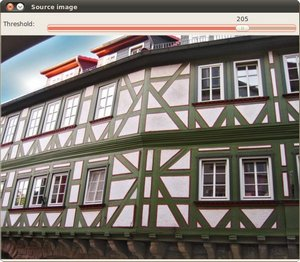
//> input picture house.jpg, 300 x 262 px
$ ./harrisDetector   (built with g++ and OpenCV 4)
//> lines starting //> are read from the running program, lines starting //| are printed output that depends on the picture
#include <iostream>
#include <opencv2/highgui.hpp>
#include <opencv2/imgproc.hpp>
using namespace cv;
using namespace std;
Mat src, src_gray;
int thresh = 128;
int max_thresh = 255;
const char* source_window = "Source image";
const char* corners_window = "Corners detected";
void cornerHarris_self(Mat dst, int k)
{
    Mat abs_grad_x, abs_grad_y, x2y2, xy, mtrace;
    Mat x2_derivative, y2_derivative, xy_derivative, x2g_derivative, y2g_derivative, xyg_derivative;
    int scale = 1;
    int delta = 0;
    //Step one
     //to calculate x and y derivative of image we use Sobel function
     //Sobel( srcimage, dstimage, depthofimage -1 means same as input, xorder 1,yorder 0,kernelsize 3, BORDER_DEFAULT);
    Sobel(src_gray, abs_grad_x, CV_32FC1, 1, 0, 3, BORDER_DEFAULT);
    Sobel(src_gray, abs_grad_y, CV_32FC1, 0, 1, 3, BORDER_DEFAULT);

    //calculating other three images in M
    pow(abs_grad_x, 2.0, x2_derivative);
    pow(abs_grad_y, 2.0, y2_derivative);
    multiply(abs_grad_x, abs_grad_y, xy_derivative);

    //step three apply gaussain
    GaussianBlur(x2_derivative, x2g_derivative, Size(7, 7), 2.0, 0.0, BORDER_DEFAULT);
    GaussianBlur(y2_derivative, y2g_derivative, Size(7, 7), 0.0, 2.0, BORDER_DEFAULT);
    GaussianBlur(xy_derivative, xyg_derivative, Size(7, 7), 2.0, 2.0, BORDER_DEFAULT);

    //forth step calculating R with k=0.04
    multiply(x2g_derivative, y2g_derivative, x2y2);
    multiply(xyg_derivative, xyg_derivative, xy);
    pow((x2g_derivative + y2g_derivative), 2.0, mtrace);
    dst = (x2y2 - xy) - k * mtrace;
}
void cornerHarris_demo(int, void*)
{
    double k = 0.04;
    Mat dst = Mat::zeros(src.size(), CV_32FC1);
    cornerHarris_self(dst, k);
    Mat dst_norm, dst_norm_scaled;
    normalize(dst, dst_norm, 0, 255, NORM_MINMAX, CV_32FC1, Mat());
    convertScaleAbs(dst_norm, dst_norm_scaled);
    for (int i = 0; i < dst_norm.rows; i++)
    {
        for (int j = 0; j < dst_norm.cols; j++)
        {
            if ((int)dst_norm.at<float>(i, j) > thresh)
            {
                circle(dst_norm_scaled, Point(j, i), 2, Scalar(255,255,255), 1, 8, 0);
            }
        }
    }
    namedWindow(corners_window);
    imshow(corners_window, dst_norm_scaled);
}
int main()
{
    src = imread("house.jpg");
//> src is the input picture: 262 rows x 300 cols, CV_8UC3; mean B, G, R 114.5, 120.4, 127.4
    if (src.empty())
    {
        cout << "Could not open or find the image!\n" << endl;
        return -1;
    }
    cvtColor(src, src_gray, COLOR_BGR2GRAY);
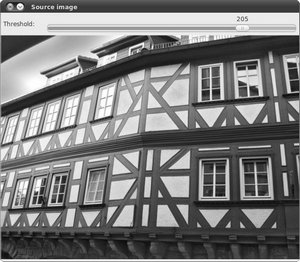
//> src_gray: 262 rows x 300 cols, CV_8UC1; min 4, max 255, mean 121.8
    namedWindow(source_window);
    createTrackbar("Threshold: ", source_window, &thresh, max_thresh, cornerHarris_demo);
    imshow(source_window, src);
    cornerHarris_demo(0, 0);
//> in cornerHarris_self, `Sobel(src_gray, abs_grad_x, CV_32FC1, 1, 0, 3, BORDER_DEFAULT);`:
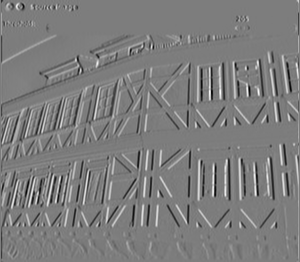
//> abs_grad_x: 262 rows x 300 cols, CV_32FC1; min -3300, max 3420, mean -4.5; drawn with min black and max white
//> in cornerHarris_self, `Sobel(src_gray, abs_grad_y, CV_32FC1, 0, 1, 3, BORDER_DEFAULT);`:
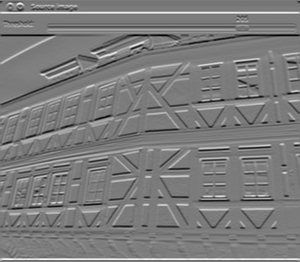
//> abs_grad_y: 262 rows x 300 cols, CV_32FC1; min -3532, max 3728, mean 14; drawn with min black and max white
//> in cornerHarris_self, `multiply(abs_grad_x, abs_grad_y, xy_derivative);`:
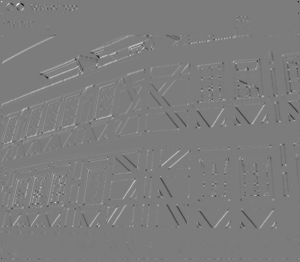
//> xy_derivative: 262 rows x 300 cols, CV_32FC1; min -6091008, max 6419632, mean 47692.7; drawn with min black and max white
//> in cornerHarris_self, `GaussianBlur(xy_derivative, xyg_derivative, Size(7, 7), 2.0, 2.0, BORD..`:
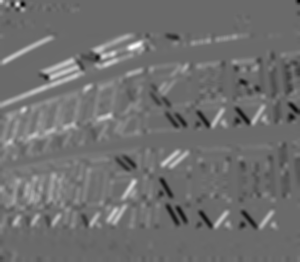
//> xyg_derivative: 262 rows x 300 cols, CV_32FC1; min -955374.4, max 1326813.6, mean 47724.7; drawn with min black and max white
//> in cornerHarris_self, `multiply(xyg_derivative, xyg_derivative, xy);`:
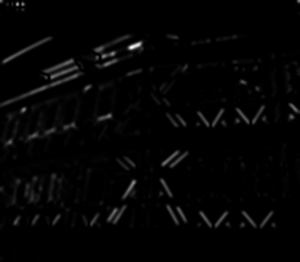
//> xy: 262 rows x 300 cols, CV_32FC1; min 0, max 1.76e+12, mean 3.04e+10; drawn with min black and max white
//> after the loop in cornerHarris_demo, `for (int i = 0; i < dst_norm.rows; i++)`:
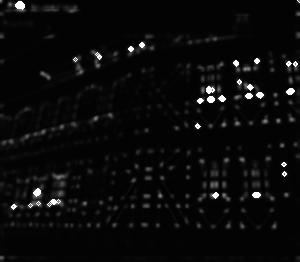
//> dst_norm_scaled: 262 rows x 300 cols, CV_8UC1; min 0, max 255, mean 10.5
    waitKey(0);
    return 0;
}

$ run again, with color_corner.PNG saved as house.jpg
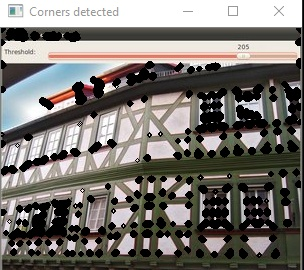
//> input picture color_corner.PNG, 304 x 270 px
//> src is the input picture: 270 rows x 304 cols, CV_8UC3; mean B, G, R 112.2, 116.8, 120.7
//> in cornerHarris_self, `GaussianBlur(xy_derivative, xyg_derivative, Size(7, 7), 2.0, 2.0, BORD..`:
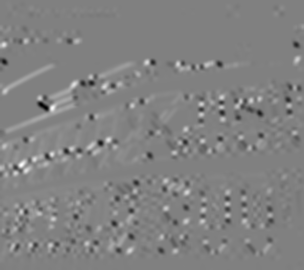
//> xyg_derivative: 270 rows x 304 cols, CV_32FC1; min -2641262, max 2602172, mean 31240.4; drawn with min black and max white
//> after the loop in cornerHarris_demo, `for (int i = 0; i < dst_norm.rows; i++)`:
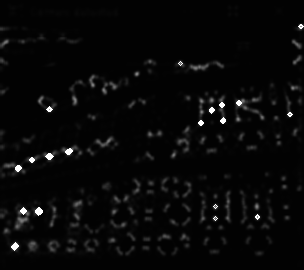
//> dst_norm_scaled: 270 rows x 304 cols, CV_8UC1; min 0, max 255, mean 8.1
